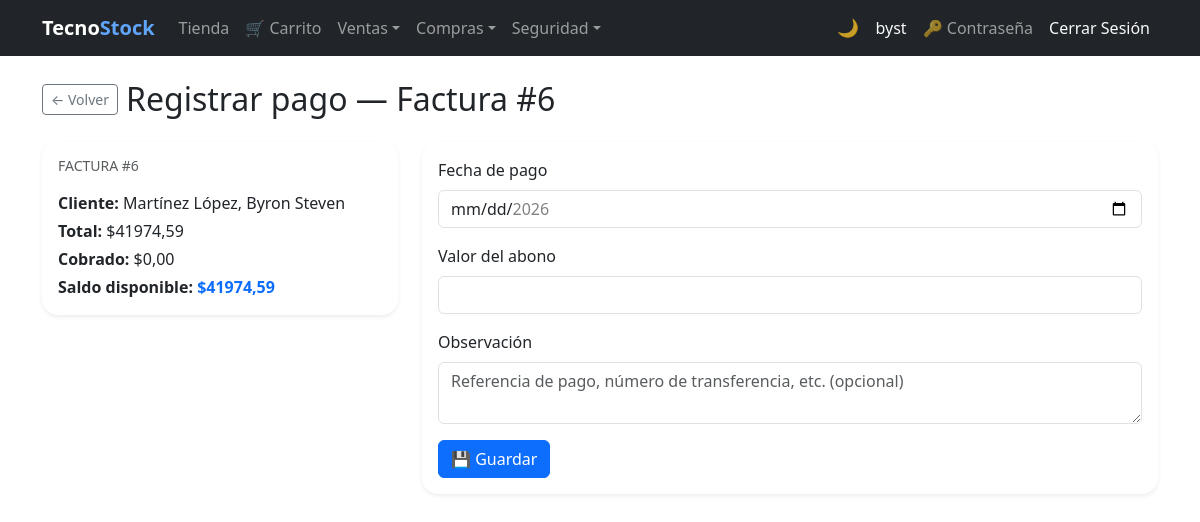
Screenshot of /cobros/facturas/6/pagar/ (signed in) with the database file from the repository.
### billing/models.py (models this page shows, shortened)
class Invoice(models.Model):
    BORRADOR = 0
    EMITIDA  = 1
    ANULADA  = 2
    ESTADO_CHOICES = [
        (BORRADOR, 'Borrador'),
        (EMITIDA,  'Emitida'),
        (ANULADA,  'Anulada'),
    ]
    PENDIENTE = 'PENDIENTE'
    PAGADA    = 'PAGADA'
    ESTADO_COBRO_CHOICES = [
        (PENDIENTE, 'Pendiente'),
        (PAGADA,    'Pagada'),
    ]
    CONTADO = 'contado'
    CREDITO = 'credito'
    TIPO_PAGO_CHOICES = [
        (CONTADO, 'Contado'),
        (CREDITO, 'Crédito'),
    ]
    customer     = models.ForeignKey(Customer, on_delete=models.PROTECT, related_name='invoices')
    invoice_date = models.DateTimeField(auto_now_add=True)
    subtotal     = models.DecimalField(max_digits=12, decimal_places=2, default=0)
    tax          = models.DecimalField(max_digits=12, decimal_places=2, default=0)
    total        = models.DecimalField(max_digits=12, decimal_places=2, default=0)
    estado       = models.PositiveSmallIntegerField(
                       choices=ESTADO_CHOICES, default=BORRADOR, verbose_name='Estado')
    is_active    = models.BooleanField(default=True)
    PAYMENT_CHOICES = [('card', 'Tarjeta'), ('paypal', 'PayPal')]
    payment_method  = models.CharField(
                          max_length=10, choices=PAYMENT_CHOICES, null=True, blank=True,
                          verbose_name='Método de pago')
    paypal_order_id = models.CharField(max_length=64, null=True, blank=True)
    saldo        = models.DecimalField(
                       max_digits=12, decimal_places=2, default=0,
                       verbose_name='Saldo pendiente de cobro')
    estado_cobro = models.CharField(
                       max_length=10, choices=ESTADO_COBRO_CHOICES,
                       default=PENDIENTE, verbose_name='Estado de cobro')
    tipo_pago    = models.CharField(
                       max_length=10, choices=TIPO_PAGO_CHOICES,
                       default=CREDITO, verbose_name='Tipo de pago')
    class Meta:
        ordering = ['-invoice_date']
    @property
    def cobrado(self):
        return self.total - self.saldo

class Customer(models.Model):
    user       = models.OneToOneField(
                     settings.AUTH_USER_MODEL, null=True, blank=True,
                     on_delete=models.SET_NULL, related_name='customer_account',
                     verbose_name='Cuenta de usuario')
    dni        = models.CharField(max_length=13, unique=True, verbose_name='DNI/RUC', validators=[validate_cedula_ec])
    first_name = models.CharField(max_length=100, validators=[validate_only_letters])
    last_name  = models.CharField(max_length=100, validators=[validate_only_letters])
    email      = models.EmailField(blank=True, null=True)
    phone      = models.CharField(max_length=20, blank=True, null=True, validators=[validate_phone_ec])
    address    = models.TextField(blank=True, null=True)
    photo      = models.ImageField(upload_to='customer/', blank=True, null=True, verbose_name='Foto')
    is_active  = models.BooleanField(default=True)
    created_at = models.DateTimeField(auto_now_add=True)
    updated_at = models.DateTimeField(auto_now=True)
    class Meta:
        ordering = ['last_name', 'first_name']
    def __str__(self): return f'{self.last_name}, {self.first_name}'

### creditoventa/views.py (the view)
# urls.py: path('facturas/<int:factura_pk>/pagar/', views.cobro_create, name='cobro_create'),
@roles_required(*ROLES_COBROS)
def cobro_create(request, factura_pk):
    factura = get_object_or_404(Invoice, pk=factura_pk)
    if factura.estado == Invoice.ANULADA:
        messages.error(request, 'No se puede registrar un cobro sobre una factura anulada.')
        return redirect('creditoventa:factura_list')
    if factura.estado != Invoice.EMITIDA:
        messages.error(request, 'Solo se pueden registrar cobros sobre facturas emitidas.')
        return redirect('creditoventa:factura_list')
    if factura.saldo <= 0:
        messages.error(request, f'La Factura #{factura.id} ya está totalmente pagada.')
        return redirect('creditoventa:factura_list')
    if request.method == 'POST':
        form = CobroFacturaForm(request.POST, factura=factura)
        if form.is_valid():
            registrar_cobro(
                factura_id=factura.id,
                fecha=form.cleaned_data['fecha'],
                valor=form.cleaned_data['valor'],
                observacion=form.cleaned_data['observacion'],
            )
            messages.success(request, f'Abono registrado sobre la Factura #{factura.id}.')
            return redirect('creditoventa:historial_pagos', factura_pk=factura.id)
    else:
        form = CobroFacturaForm(initial={'fecha': date.today()}, factura=factura)
    return render(request, 'creditoventa/cobro_form.html', {
        'form': form, 'factura': factura, 'title': f'Registrar pago — Factura #{factura.id}',
    })

### creditoventa/forms.py (shortened to what this page needs)
class CobroFacturaForm(forms.ModelForm):
    class Meta:
        model  = CobroFactura
        fields = ['fecha', 'valor', 'observacion']
        labels = {
            'fecha':       'Fecha de pago',
            'valor':       'Valor del abono',
            'observacion': 'Observación',
        }
        widgets = {
            'fecha':       forms.DateInput(attrs={'class': 'form-control', 'type': 'date'}),
            'valor':       forms.NumberInput(attrs={'class': 'form-control', 'step': '0.01', 'min': '0.01'}),
            'observacion': forms.Textarea(attrs={'class': 'form-control', 'rows': 2,
                                                  'placeholder': 'Referencia de pago, número de transferencia, etc. (opcional)'}),
        }
    def __init__(self, *args, factura=None, **kwargs):
        self.factura = factura
        super().__init__(*args, **kwargs)
        if self.factura is not None:
            self.fields['fecha'].widget.attrs['min'] = self.factura.invoice_date.date().isoformat()
            self.fields['fecha'].widget.attrs['max'] = timezone.localdate().isoformat()

### security/templatetags/security_tags.py (called while the page is built)
@register.filter(name='has_group')
def has_group(user, group_name):
    if not user.is_authenticated:
        return False
    if user.is_superuser:  # el superusuario ve todo
        return True
    return user.groups.filter(name=group_name).exists()

### creditoventa/templates/creditoventa/cobro_form.html (shortened to what this page needs)
{% extends 'billing/base.html' %}
{% block content %}
<div class="d-flex align-items-center gap-2 mb-4">
  <a href="{% url 'creditoventa:historial_pagos' factura.id %}" class="btn btn-outline-secondary btn-sm">&#8592; Volver</a>
  <h2 class="mb-0">{{ title }}</h2>
</div>
<div class="row">
  <div class="col-md-4 mb-3">
    <div class="card border-0 shadow-sm rounded-4">
      <div class="card-body">
        <h6 class="text-muted text-uppercase small mb-3">Factura #{{ factura.id }}</h6>
        <p class="mb-1"><strong>Cliente:</strong> {{ factura.customer }}</p>
        <p class="mb-1"><strong>Total:</strong> ${{ factura.total }}</p>
        <p class="mb-1"><strong>Cobrado:</strong> ${{ factura.cobrado }}</p>
        <p class="mb-0"><strong>Saldo disponible:</strong>
          <span class="fw-bold text-primary">${{ factura.saldo }}</span>
        </p>
      </div>
    </div>
  </div>
  <div class="col-md-8">
    <div class="card border-0 shadow-sm rounded-4">
      <div class="card-body">
        <form method="post" novalidate>
          <div class="mb-3">
            <label class="form-label">{{ form.fecha.label }}</label>
            {{ form.fecha }}
          </div>
          <div class="mb-3">
            <label class="form-label">{{ form.valor.label }}</label>
            {{ form.valor }}
          </div>
          <div class="mb-3">
            <label class="form-label">{{ form.observacion.label }}</label>
            {{ form.observacion }}
          </div>
          <button type="submit" class="btn btn-primary">&#128190; Guardar</button>
        </form>
      </div>
    </div>
  </div>
</div>
{% endblock %}

### billing/templates/billing/base.html (shortened to what this page needs)
{% load security_tags %}
<!DOCTYPE html>
<html lang="es">
<head>
  <link href="https://cdn.jsdelivr.net/npm/bootstrap@5.3.0/dist/css/bootstrap.min.css" rel="stylesheet">
</head>
<body>
<nav class="navbar navbar-expand-lg navbar-dark bg-dark">
  <div class="container">
    <a class="navbar-brand fw-bold" href="{% url 'billing:home' %}">Tecno<span class="nav-brand-accent">Stock</span></a>
    <div class="collapse navbar-collapse" id="nav">
      <ul class="navbar-nav me-auto">
        {% if user.is_authenticated %}
        {% if user|has_group:'Cliente' %}
        <li class="nav-item"><a class="nav-link" href="{% url 'store:catalog' %}">Tienda</a></li>
        <li class="nav-item"><a class="nav-link" href="{% url 'store:cart' %}">&#128722; Carrito</a></li>
        {% endif %}
        <li class="nav-item dropdown">
          <a class="nav-link dropdown-toggle" href="#" role="button" data-bs-toggle="dropdown" aria-expanded="false">Ventas</a>
        </li>
        {% if user|has_group:'Analista de Compras' or user|has_group:'Administrador' or not user|has_any_group %}
        <li class="nav-item dropdown">
          <a class="nav-link dropdown-toggle" href="#" role="button" data-bs-toggle="dropdown" aria-expanded="false">Compras</a>
        </li>
        {% endif %}
        {% if user|has_group:'Administrador' %}
        <li class="nav-item dropdown">
          <a class="nav-link dropdown-toggle" href="#" role="button" data-bs-toggle="dropdown" aria-expanded="false">Seguridad</a>
        </li>
        {% endif %}
        {% endif %}
      </ul>
      <ul class="navbar-nav align-items-center">
        <li class="nav-item"><button type="button" class="theme-toggle-btn" id="theme-toggle" onclick="toggleTheme()" title="Cambiar tema claro / oscuro"><span id="theme-icon">&#127769;</span></button></li>
        <li class="nav-item">{% if user.is_authenticated %}<a class="nav-link text-light" href="{% url 'billing:dashboard' %}">{{ user.username }}</a>{% endif %}</li>
        <li class="nav-item">{% if user.is_authenticated %}<a class="nav-link" href="{% url 'password_change' %}" title="Cambiar contraseña">&#128273; Contraseña</a>{% endif %}</li>
        <li class="nav-item">{% if user.is_authenticated %}<form method="post" action="{% url 'logout' %}" class="d-inline">{% csrf_token %}<button type="submit" class="nav-link btn btn-link text-light btn-nav-link">Cerrar Sesión</button></form>{% else %}<a class="nav-link" href="{% url 'login' %}">Iniciar Sesión</a>{% endif %}</li>
      </ul>
    </div>
  </div>
</nav>
<div class="container mt-4">
  {% block content %}{% endblock %}
</div>
</body>
</html>

### billing/templates/billing/base.html (style rules this page uses)
.btn-nav-link { text-decoration: none; }
.nav-brand-accent { color: #60a5fa; }
.theme-toggle-btn { background: none; border: none; cursor: pointer; font-size: 1.1rem; line-height: 1; padding: .375rem .5rem; border-radius: .375rem; transition: background .2s; color: rgba(255,255,255,.75); }

### rows the page displays
Invoice: id "6", customer "Martínez López, Byron Steven", total "41974,59", cobrado "0,00", saldo "41974,59"

### other values shown
{{ user.username }} "byst"
{{ title }} "Registrar pago — Factura #6"
